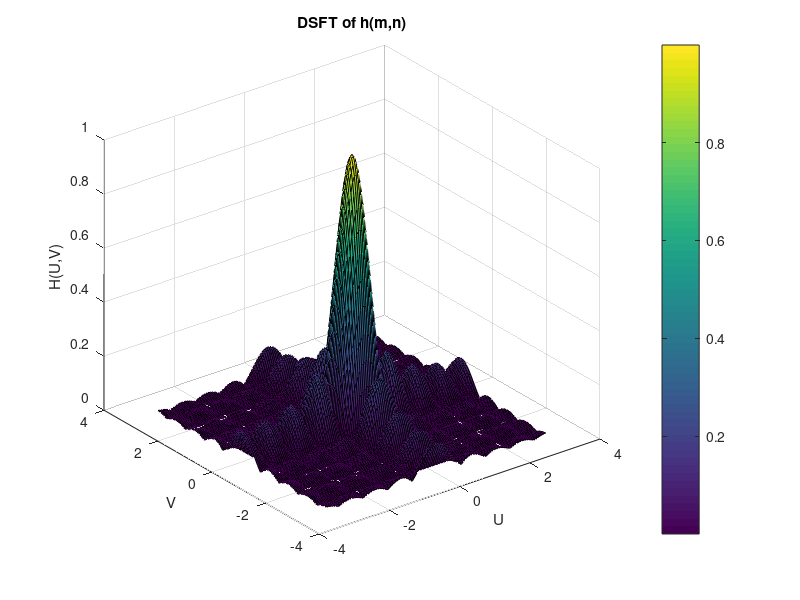
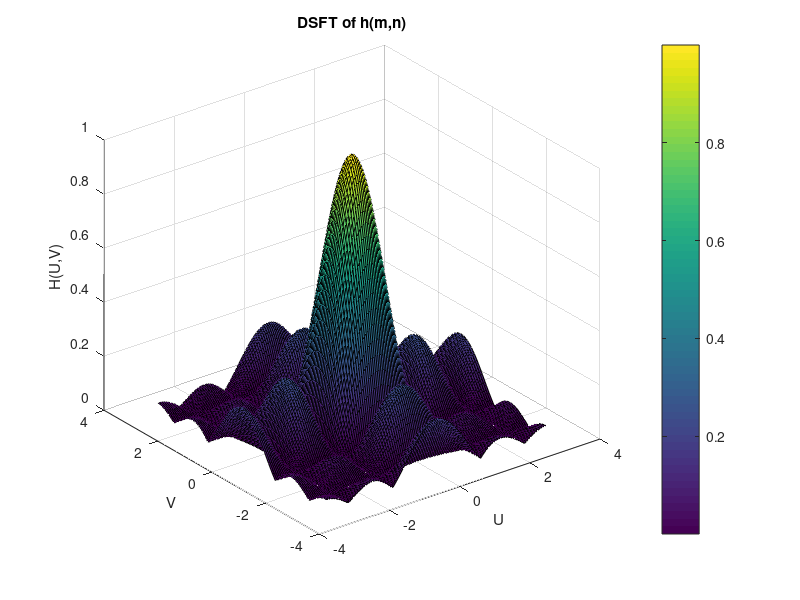
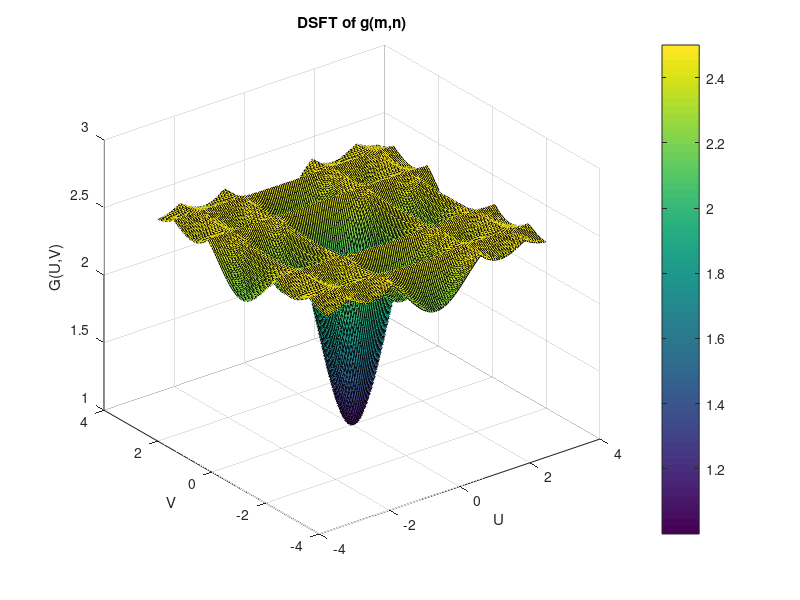
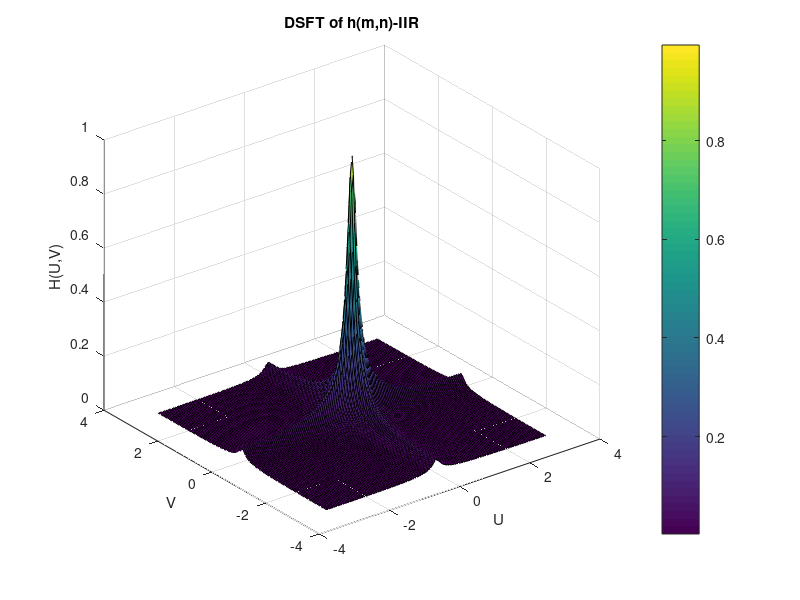

These figures' MATLAB source, in order: (Note: this script raises an error after producing the figures.)
clc;
close all;
clear all;

u = -pi:0.05:pi;
v = -pi:0.05:pi;
[U,V] = meshgrid(u,v);

%% Section 3
H1 = zeros(size(U));
for k = -4:4
    for l = -4:4
        H1 = H1 + 1/81*exp(-1i*(k.*U+l.*V));
    end 
end 
H1 = abs(H1);
figure;
surf(U,V,H1)
xlabel('U')
ylabel('V')
zlabel('H(U,V)')
title('DSFT of h(m,n)')
colormap
colorbar

%% Section 4
H2 = zeros(size(U));
for k = -2:2
    for l = -2:2
        H2 = H2 + 1/25*exp(-1i*(k.*U+l.*V));
    end 
end 
H2 = abs(H2);
figure;
surf(U,V,H2)
xlabel('U')
ylabel('V')
zlabel('H(U,V)')
title('DSFT of h(m,n)')
colormap
colorbar

lamada = 1.5;
G2 = abs((1+lamada)*ones(size(H2))-lamada*H2);
figure;
surf(U,V,G2)
xlabel('U')
ylabel('V')
zlabel('G(U,V)')
title('DSFT of g(m,n)')
colormap
colorbar

%% Section 5
H3 = abs(0.01./(1-0.9*exp(-i*U)-0.9*exp(-i*V)+0.81*exp(-i*U).*exp(-i*V)));
figure;
surf(U,V,H3)
xlabel('U')
ylabel('V')
zlabel('H(U,V)')
title('DSFT of h(m,n)-IIR')
colormap
colorbar


%% View and compare

OriginImg = imread('img03.tif');
BlurImg = imread('imgblur.tif');
image(OriginImg);
image(BlurImg);
colormap(gray(256));
truesize;

%% Compute the point spread function h(m,n)
x = zeros(256,256);
x(127,127) = 1;
y = zeros(256,256);
for k = 2:256
    for l = 2:256
        y(k,l) = 0.01*x(k,l) + 0.9*(y(k,l-1)+y(k-1,l))- 0.81*y(k-1,l-1);
    end
end
h = y;
imwrite(uint8(255*100*h),'h_out.tif')
